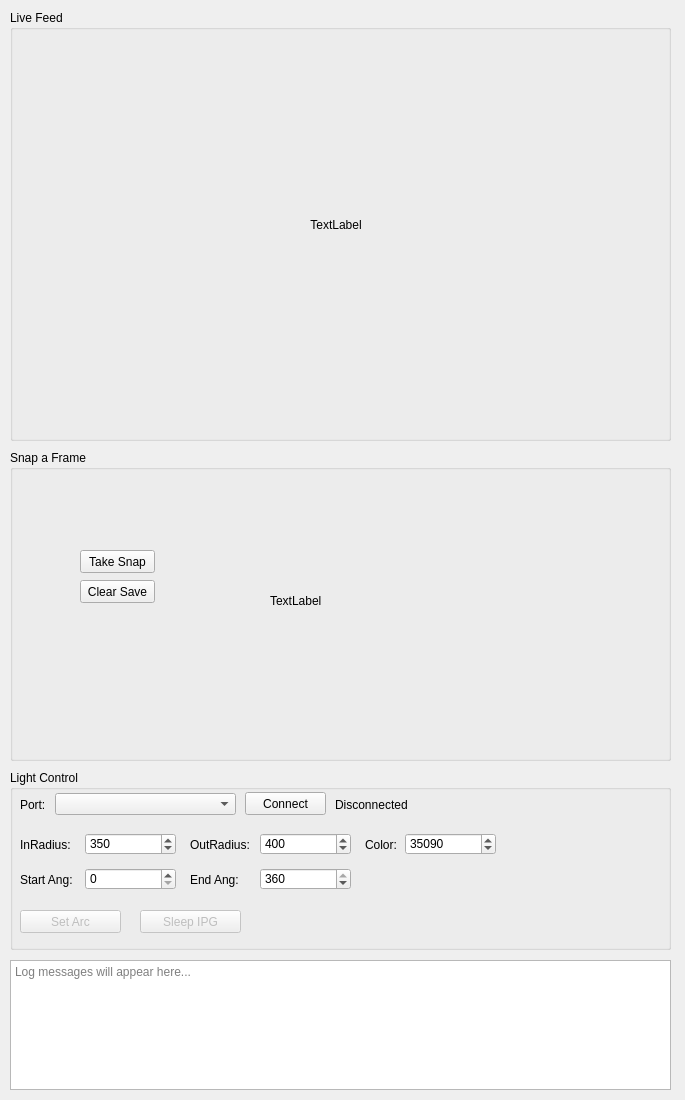
<?xml version="1.0" encoding="UTF-8"?>
<ui version="4.0">
 <class>MainWindow</class>
 <widget class="QMainWindow" name="MainWindow">
  <property name="geometry">
   <rect>
    <x>0</x>
    <y>0</y>
    <width>685</width>
    <height>1100</height>
   </rect>
  </property>
  <property name="windowTitle">
   <string>Live Feed and Snapshot</string>
  </property>
  <widget class="QWidget" name="centralwidget">
   <widget class="QWidget" name="verticalLayoutWidget">
    <property name="geometry">
     <rect>
      <x>10</x>
      <y>10</y>
      <width>661</width>
      <height>431</height>
     </rect>
    </property>
    <layout class="QVBoxLayout" name="main_layout">
     <item>
      <widget class="QGroupBox" name="live_group">
       <property name="maximumSize">
        <size>
         <width>675</width>
         <height>16777215</height>
        </size>
       </property>
       <property name="title">
        <string>Live Feed</string>
       </property>
       <widget class="QLabel" name="live_label">
        <property name="geometry">
         <rect>
          <x>10</x>
          <y>30</y>
          <width>632</width>
          <height>370</height>
         </rect>
        </property>
        <property name="cursor">
         <cursorShape>CrossCursor</cursorShape>
        </property>
        <property name="text">
         <string>TextLabel</string>
        </property>
        <property name="alignment">
         <set>Qt::AlignCenter</set>
        </property>
       </widget>
      </widget>
     </item>
    </layout>
   </widget>
   <widget class="QGroupBox" name="snap_group">
    <property name="geometry">
     <rect>
      <x>10</x>
      <y>450</y>
      <width>661</width>
      <height>311</height>
     </rect>
    </property>
    <property name="title">
     <string>Snap a Frame</string>
    </property>
    <widget class="QPushButton" name="snap_button">
     <property name="geometry">
      <rect>
       <x>70</x>
       <y>100</y>
       <width>75</width>
       <height>23</height>
      </rect>
     </property>
     <property name="text">
      <string>Take Snap</string>
     </property>
    </widget>
    <widget class="QPushButton" name="clear_button">
     <property name="geometry">
      <rect>
       <x>70</x>
       <y>130</y>
       <width>75</width>
       <height>23</height>
      </rect>
     </property>
     <property name="text">
      <string>Clear Save</string>
     </property>
    </widget>
    <widget class="QLabel" name="snap_label">
     <property name="geometry">
      <rect>
       <x>260</x>
       <y>40</y>
       <width>379</width>
       <height>222</height>
      </rect>
     </property>
     <property name="cursor">
      <cursorShape>CrossCursor</cursorShape>
     </property>
     <property name="text">
      <string>TextLabel</string>
     </property>
    </widget>
   </widget>
   <widget class="QGroupBox" name="light_group">
    <property name="geometry">
     <rect>
      <x>10</x>
      <y>770</y>
      <width>661</width>
      <height>180</height>
     </rect>
    </property>
    <property name="title">
     <string>Light Control</string>
    </property>
    <widget class="QLabel" name="port_label">
     <property name="geometry">
      <rect>
       <x>10</x>
       <y>25</y>
       <width>31</width>
       <height>20</height>
      </rect>
     </property>
     <property name="text">
      <string>Port:</string>
     </property>
    </widget>
    <widget class="QComboBox" name="ipg_port_combo">
     <property name="geometry">
      <rect>
       <x>45</x>
       <y>23</y>
       <width>181</width>
       <height>22</height>
      </rect>
     </property>
    </widget>
    <widget class="QPushButton" name="ipg_connect_button">
     <property name="geometry">
      <rect>
       <x>235</x>
       <y>22</y>
       <width>81</width>
       <height>23</height>
      </rect>
     </property>
     <property name="text">
      <string>Connect</string>
     </property>
    </widget>
    <widget class="QLabel" name="ipg_status_label">
     <property name="geometry">
      <rect>
       <x>325</x>
       <y>25</y>
       <width>321</width>
       <height>20</height>
      </rect>
     </property>
     <property name="text">
      <string>Disconnected</string>
     </property>
    </widget>
    <widget class="QLabel" name="inradius_label">
     <property name="geometry">
      <rect>
       <x>10</x>
       <y>65</y>
       <width>61</width>
       <height>20</height>
      </rect>
     </property>
     <property name="text">
      <string>InRadius:</string>
     </property>
    </widget>
    <widget class="QSpinBox" name="inradius_spin">
     <property name="geometry">
      <rect>
       <x>75</x>
       <y>63</y>
       <width>91</width>
       <height>22</height>
      </rect>
     </property>
     <property name="maximum">
      <number>5000</number>
     </property>
     <property name="value">
      <number>350</number>
     </property>
    </widget>
    <widget class="QLabel" name="outradius_label">
     <property name="geometry">
      <rect>
       <x>180</x>
       <y>65</y>
       <width>71</width>
       <height>20</height>
      </rect>
     </property>
     <property name="text">
      <string>OutRadius:</string>
     </property>
    </widget>
    <widget class="QSpinBox" name="outradius_spin">
     <property name="geometry">
      <rect>
       <x>250</x>
       <y>63</y>
       <width>91</width>
       <height>22</height>
      </rect>
     </property>
     <property name="maximum">
      <number>5000</number>
     </property>
     <property name="value">
      <number>400</number>
     </property>
    </widget>
    <widget class="QLabel" name="color_label">
     <property name="geometry">
      <rect>
       <x>355</x>
       <y>65</y>
       <width>41</width>
       <height>20</height>
      </rect>
     </property>
     <property name="text">
      <string>Color:</string>
     </property>
    </widget>
    <widget class="QSpinBox" name="color_spin">
     <property name="geometry">
      <rect>
       <x>395</x>
       <y>63</y>
       <width>91</width>
       <height>22</height>
      </rect>
     </property>
     <property name="maximum">
      <number>65535</number>
     </property>
     <property name="value">
      <number>35090</number>
     </property>
    </widget>
    <widget class="QLabel" name="startang_label">
     <property name="geometry">
      <rect>
       <x>10</x>
       <y>100</y>
       <width>61</width>
       <height>20</height>
      </rect>
     </property>
     <property name="text">
      <string>Start Ang:</string>
     </property>
    </widget>
    <widget class="QSpinBox" name="startang_spin">
     <property name="geometry">
      <rect>
       <x>75</x>
       <y>98</y>
       <width>91</width>
       <height>22</height>
      </rect>
     </property>
     <property name="maximum">
      <number>360</number>
     </property>
     <property name="value">
      <number>0</number>
     </property>
    </widget>
    <widget class="QLabel" name="endang_label">
     <property name="geometry">
      <rect>
       <x>180</x>
       <y>100</y>
       <width>61</width>
       <height>20</height>
      </rect>
     </property>
     <property name="text">
      <string>End Ang:</string>
     </property>
    </widget>
    <widget class="QSpinBox" name="endang_spin">
     <property name="geometry">
      <rect>
       <x>250</x>
       <y>98</y>
       <width>91</width>
       <height>22</height>
      </rect>
     </property>
     <property name="maximum">
      <number>360</number>
     </property>
     <property name="value">
      <number>360</number>
     </property>
    </widget>
    <widget class="QPushButton" name="arc_set_button">
     <property name="geometry">
      <rect>
       <x>10</x>
       <y>140</y>
       <width>101</width>
       <height>23</height>
      </rect>
     </property>
     <property name="text">
      <string>Set Arc</string>
     </property>
     <property name="enabled">
      <bool>false</bool>
     </property>
    </widget>
    <widget class="QPushButton" name="ipg_sleep_button">
     <property name="geometry">
      <rect>
       <x>130</x>
       <y>140</y>
       <width>101</width>
       <height>23</height>
      </rect>
     </property>
     <property name="text">
      <string>Sleep IPG</string>
     </property>
     <property name="enabled">
      <bool>false</bool>
     </property>
    </widget>
   </widget>
   <widget class="QTextEdit" name="log">
    <property name="geometry">
     <rect>
      <x>10</x>
      <y>960</y>
      <width>661</width>
      <height>130</height>
     </rect>
    </property>
    <property name="readOnly">
     <bool>true</bool>
    </property>
    <property name="placeholderText">
     <string>Log messages will appear here...</string>
    </property>
   </widget>
  </widget>
 </widget>
 <resources/>
 <connections/>
</ui>
